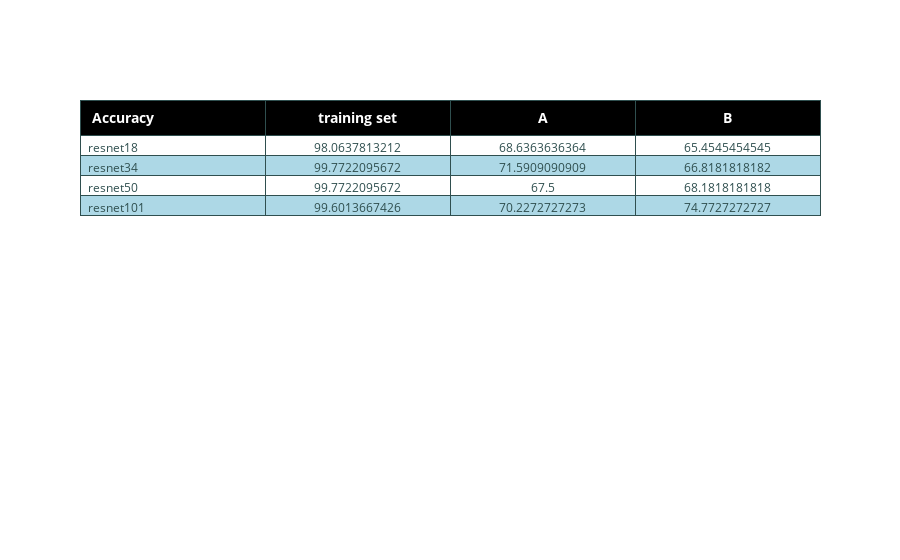

The code cell stored with this chart in its notebook:
### Code cell
nets = ['resnet18', 'resnet34', 'resnet50', 'resnet101']

rowEvenColor = 'lightblue'
rowOddColor = 'white'

#L = np.array(acc_total).T
fig = go.Figure(data = [go.Table(
        header = dict(
            values = ['<b> Accuracy</b>','<b>training set</b>','<b>A</b>','<b>B</b>'],
            line_color = 'darkslategray',
            fill_color = 'black',
            align = ['left','center'],
            font=dict(color='white', size=14)
      ),
        cells=dict(
        values=L,
        line_color='darkslategray',
        fill_color = [[rowOddColor,rowEvenColor]*2],
        align = ['left', 'center'],
        font = dict(color = 'darkslategray', size = 12)
    ))

                           ])
fig.show()

### Figure 1 — Plotly figure (JSON) as saved in the notebook; plotly's stock layout.template omitted (floating-point values rounded to 4 significant figures)
{"data": [{"cells": {"align": ["left", "center"], "fill": {"color": [["white", "lightblue", "white", "lightblue"]]}, "font": {"color": "darkslategray", "size": 12}, "line": {"color": "darkslategray"}, "values": [["resnet18", "resnet34", "resnet50", "resnet101"], ["98.0637813212", "99.7722095672", "99.7722095672", "99.6013667426"], ["68.6363636364", "71.5909090909", "67.5", "70.2272727273"], ["65.4545454545", "66.8181818182", "68.1818181818", "74.7727272727"]]}, "header": {"align": ["left", "center"], "fill": {"color": "black"}, "font": {"color": "white", "size": 14}, "line": {"color": "darkslategray"}, "values": ["<b> Accuracy</b>", "<b>training set</b>", "<b>A</b>", "<b>B</b>"]}, "type": "table"}], "layout": {}}
